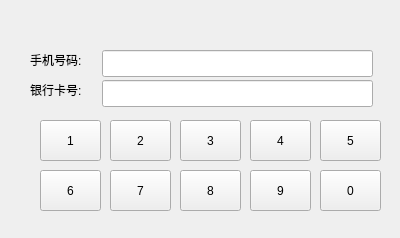
<?xml version="1.0" encoding="UTF-8"?>
<ui version="4.0">
 <class>Widget</class>
 <widget class="QWidget" name="Widget">
  <property name="geometry">
   <rect>
    <x>0</x>
    <y>0</y>
    <width>400</width>
    <height>238</height>
   </rect>
  </property>
  <property name="windowTitle">
   <string>Widget</string>
  </property>
  <widget class="QLineEdit" name="lineEdit">
   <property name="geometry">
    <rect>
     <x>102</x>
     <y>50</y>
     <width>271</width>
     <height>27</height>
    </rect>
   </property>
   <property name="text">
    <string/>
   </property>
  </widget>
  <widget class="QLineEdit" name="lineEdit_2">
   <property name="geometry">
    <rect>
     <x>102</x>
     <y>80</y>
     <width>271</width>
     <height>27</height>
    </rect>
   </property>
   <property name="text">
    <string/>
   </property>
  </widget>
  <widget class="QPushButton" name="btn1">
   <property name="geometry">
    <rect>
     <x>40</x>
     <y>120</y>
     <width>61</width>
     <height>41</height>
    </rect>
   </property>
   <property name="text">
    <string>1</string>
   </property>
  </widget>
  <widget class="QPushButton" name="btn2">
   <property name="geometry">
    <rect>
     <x>110</x>
     <y>120</y>
     <width>61</width>
     <height>41</height>
    </rect>
   </property>
   <property name="text">
    <string>2</string>
   </property>
  </widget>
  <widget class="QPushButton" name="btn3">
   <property name="geometry">
    <rect>
     <x>180</x>
     <y>120</y>
     <width>61</width>
     <height>41</height>
    </rect>
   </property>
   <property name="text">
    <string>3</string>
   </property>
  </widget>
  <widget class="QPushButton" name="btn4">
   <property name="geometry">
    <rect>
     <x>250</x>
     <y>120</y>
     <width>61</width>
     <height>41</height>
    </rect>
   </property>
   <property name="text">
    <string>4</string>
   </property>
  </widget>
  <widget class="QPushButton" name="btn5">
   <property name="geometry">
    <rect>
     <x>320</x>
     <y>120</y>
     <width>61</width>
     <height>41</height>
    </rect>
   </property>
   <property name="text">
    <string>5</string>
   </property>
  </widget>
  <widget class="QPushButton" name="btn0">
   <property name="geometry">
    <rect>
     <x>320</x>
     <y>170</y>
     <width>61</width>
     <height>41</height>
    </rect>
   </property>
   <property name="text">
    <string>0</string>
   </property>
  </widget>
  <widget class="QPushButton" name="btn8">
   <property name="geometry">
    <rect>
     <x>180</x>
     <y>170</y>
     <width>61</width>
     <height>41</height>
    </rect>
   </property>
   <property name="text">
    <string>8</string>
   </property>
  </widget>
  <widget class="QPushButton" name="btn6">
   <property name="geometry">
    <rect>
     <x>40</x>
     <y>170</y>
     <width>61</width>
     <height>41</height>
    </rect>
   </property>
   <property name="text">
    <string>6</string>
   </property>
  </widget>
  <widget class="QPushButton" name="btn7">
   <property name="geometry">
    <rect>
     <x>110</x>
     <y>170</y>
     <width>61</width>
     <height>41</height>
    </rect>
   </property>
   <property name="text">
    <string>7</string>
   </property>
  </widget>
  <widget class="QPushButton" name="btn9">
   <property name="geometry">
    <rect>
     <x>250</x>
     <y>170</y>
     <width>61</width>
     <height>41</height>
    </rect>
   </property>
   <property name="text">
    <string>9</string>
   </property>
  </widget>
  <widget class="QLabel" name="label">
   <property name="geometry">
    <rect>
     <x>30</x>
     <y>51</y>
     <width>67</width>
     <height>17</height>
    </rect>
   </property>
   <property name="text">
    <string>手机号码:</string>
   </property>
  </widget>
  <widget class="QLabel" name="label_2">
   <property name="geometry">
    <rect>
     <x>30</x>
     <y>81</y>
     <width>67</width>
     <height>17</height>
    </rect>
   </property>
   <property name="text">
    <string>银行卡号:</string>
   </property>
  </widget>
 </widget>
 <layoutdefault spacing="6" margin="11"/>
 <resources/>
 <connections/>
</ui>
